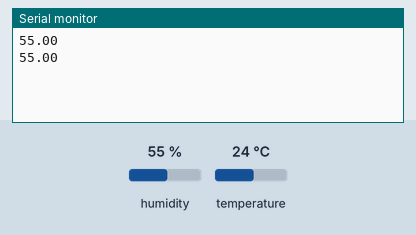
Bench run of a sketch on a simulated Arduino Uno, built with avr-gcc and run on an emulated ATmega328P. Shown: the last lines printed to the serial monitor. Inputs (shaded band) come from the test bench; at power-on: humidity 55 %, temperature 24 °C.

Above: at 2.8 s.
2.9 s: humidity set to 22 %
At 4.7 s:
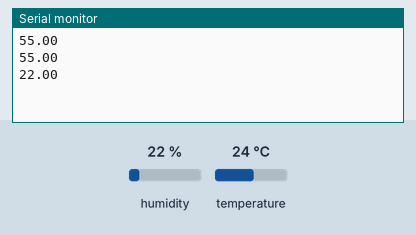
5.6 s: humidity set to 40 %
At 7.0 s:
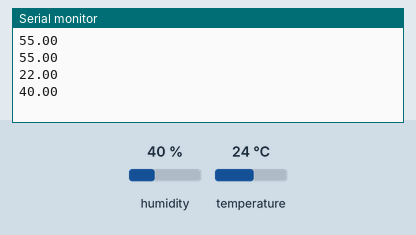
Timing chart, 0 to 8.6 s (numbered marks = the images above; inputs shaded):
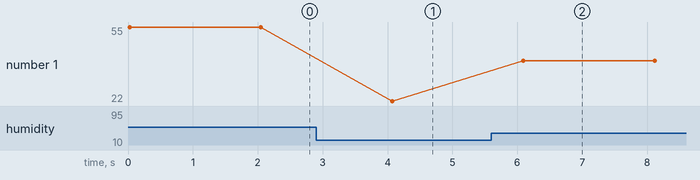

The sketch:

cod_arduino.ino
```cpp
#include "DHT.h"

#define TIPO_SENSOR DHT11
const int PINO_SENSOR_DHT11 = A0;

DHT sensorDHT(PINO_SENSOR_DHT11, TIPO_SENSOR);

void setup() {
  Serial.begin(9600);
  sensorDHT.begin();
}

void loop() {
  float umidade = sensorDHT.readHumidity();

  if (isnan(umidade)) {
    Serial.println("Erro ao ler os dados do sensor");
  } else {

    Serial.println(umidade);

  }

  delay(2000);
}
```

Measured:
- after the input at 2.9 s, the serial monitor: prints a new line after 1.2 s (image 1)
- after the input at 5.6 s, the serial monitor: prints a new line after 0.49 s (image 2)
- plotted number 1: 55 → 22 after the input at 2.9 s, 22 → 40 after the input at 5.6 s
